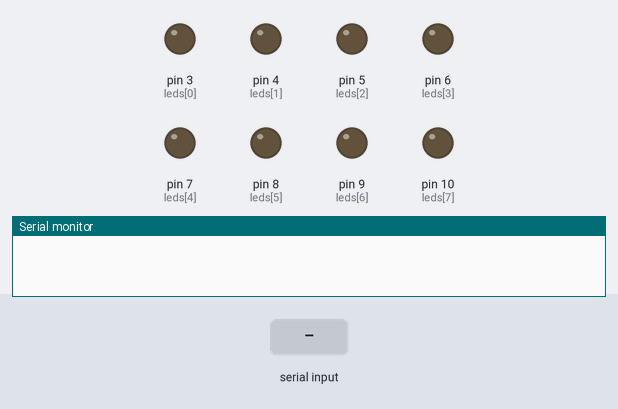
This sketch was run on a simulated Arduino Uno, built with avr-gcc and run on an emulated ATmega328P. On the bench: output pins drawn as LEDs (lit = HIGH), the last lines printed to the serial monitor. The inputs (shaded band) are chosen by the test bench.

Above: at 1.2 s.
1.3 s: "5\n" received over Serial
At 2.9 s:
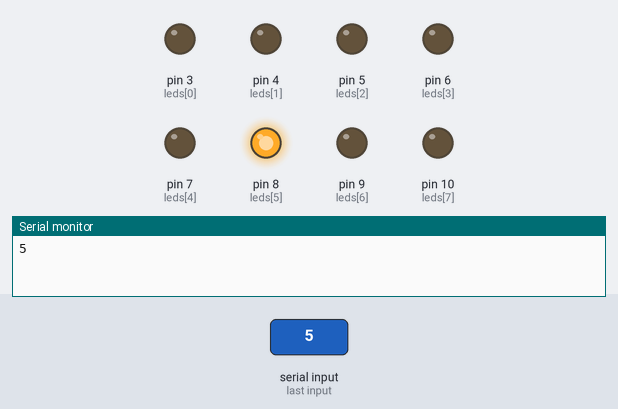
Timing chart, 0 to 4.4 s (numbered marks = the images above; inputs shaded):
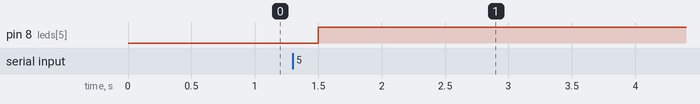

Measured:
- after the input at 1.3 s, pin 8 (leds[5]): LOW → HIGH after 0.20 s

The sketch:

SE_Prog4_LecturaSerialA.ino
```cpp
int leds[8] = {3,4,5,6,7,8,9,10};

void setup() {
  // put your setup code here, to run once:
for(int i=0;i<8;i++)
{
  pinMode(leds[i],OUTPUT);
}
Serial.begin(9600);
Serial.setTimeout(100);
}

int v;
void loop() {

  if(Serial.available()>0)
  {
    v =Serial.readString().toInt();
    Serial.print(v);
    digitalWrite(leds[v],1);
  }
  delay(100);
}
```
